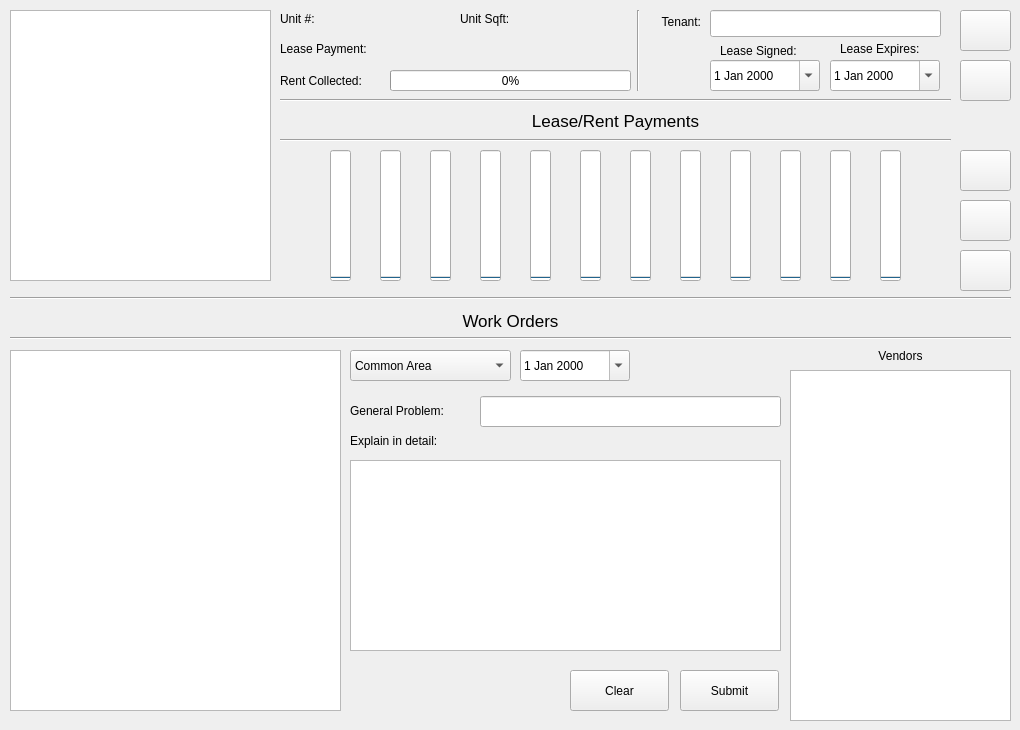
   <widget class="QWidget" name="management_tab">
    <attribute name="title">
     <string>Management</string>
    </attribute>
    <widget class="QPushButton" name="add_WO_pushButton">
     <property name="geometry">
      <rect>
       <x>960</x>
       <y>200</y>
       <width>51</width>
       <height>41</height>
      </rect>
     </property>
     <property name="toolTip">
      <string>&lt;html&gt;&lt;head/&gt;&lt;body&gt;&lt;p&gt;Add Work-Order&lt;/p&gt;&lt;/body&gt;&lt;/html&gt;</string>
     </property>
     <property name="text">
      <string/>
     </property>
     <property name="icon">
      <iconset>
       <normaloff>../../../../icons/wrench--plus.png</normaloff>../../../../icons/wrench--plus.png</iconset>
     </property>
     <property name="shortcut">
      <string/>
     </property>
    </widget>
    <widget class="Line" name="line_10">
     <property name="geometry">
      <rect>
       <x>10</x>
       <y>290</y>
       <width>1001</width>
       <height>16</height>
      </rect>
     </property>
     <property name="orientation">
      <enum>Qt::Horizontal</enum>
     </property>
    </widget>
    <widget class="QPushButton" name="remove_WO_pushButton">
     <property name="geometry">
      <rect>
       <x>960</x>
       <y>250</y>
       <width>51</width>
       <height>41</height>
      </rect>
     </property>
     <property name="toolTip">
      <string>&lt;html&gt;&lt;head/&gt;&lt;body&gt;&lt;p&gt;Remove Work-Order&lt;/p&gt;&lt;/body&gt;&lt;/html&gt;</string>
     </property>
     <property name="text">
      <string/>
     </property>
     <property name="icon">
      <iconset>
       <normaloff>../../../../icons/wrench--minus.png</normaloff>../../../../icons/wrench--minus.png</iconset>
     </property>
     <property name="shortcut">
      <string/>
     </property>
    </widget>
    <widget class="QPushButton" name="add_tenant_pushButton">
     <property name="geometry">
      <rect>
       <x>960</x>
       <y>10</y>
       <width>51</width>
       <height>41</height>
      </rect>
     </property>
     <property name="toolTip">
      <string>&lt;html&gt;&lt;head/&gt;&lt;body&gt;&lt;p&gt;Add Tenant&lt;/p&gt;&lt;/body&gt;&lt;/html&gt;</string>
     </property>
     <property name="text">
      <string/>
     </property>
     <property name="icon">
      <iconset>
       <normaloff>../../../../icons/user--plus.png</normaloff>../../../../icons/user--plus.png</iconset>
     </property>
     <property name="shortcut">
      <string/>
     </property>
    </widget>
    <widget class="QPushButton" name="remove_tenant_pushButton">
     <property name="geometry">
      <rect>
       <x>960</x>
       <y>60</y>
       <width>51</width>
       <height>41</height>
      </rect>
     </property>
     <property name="toolTip">
      <string>&lt;html&gt;&lt;head/&gt;&lt;body&gt;&lt;p&gt;Remove Tenant&lt;/p&gt;&lt;/body&gt;&lt;/html&gt;</string>
     </property>
     <property name="text">
      <string/>
     </property>
     <property name="icon">
      <iconset>
       <normaloff>../../../../icons/user--minus.png</normaloff>../../../../icons/user--minus.png</iconset>
     </property>
     <property name="shortcut">
      <string/>
     </property>
    </widget>
    <widget class="QPushButton" name="pay_bill_pushButton">
     <property name="geometry">
      <rect>
       <x>960</x>
       <y>150</y>
       <width>51</width>
       <height>41</height>
      </rect>
     </property>
     <property name="toolTip">
      <string>&lt;html&gt;&lt;head/&gt;&lt;body&gt;&lt;p&gt;Remove Work-Order&lt;/p&gt;&lt;/body&gt;&lt;/html&gt;</string>
     </property>
     <property name="text">
      <string/>
     </property>
     <property name="icon">
      <iconset>
       <normaloff>../../../../icons/cheque--arrow.png</normaloff>../../../../icons/cheque--arrow.png</iconset>
     </property>
     <property name="shortcut">
      <string/>
     </property>
    </widget>
    <widget class="QListWidget" name="units_listWidget">
     <property name="geometry">
      <rect>
       <x>10</x>
       <y>10</y>
       <width>261</width>
       <height>271</height>
      </rect>
     </property>
    </widget>
    <widget class="QLabel" name="unit_num_label">
     <property name="geometry">
      <rect>
       <x>280</x>
       <y>10</y>
       <width>61</width>
       <height>17</height>
      </rect>
     </property>
     <property name="text">
      <string>Unit #:</string>
     </property>
    </widget>
    <widget class="QLabel" name="unit_sqft_label">
     <property name="geometry">
      <rect>
       <x>460</x>
       <y>10</y>
       <width>71</width>
       <height>17</height>
      </rect>
     </property>
     <property name="text">
      <string>Unit Sqft: </string>
     </property>
    </widget>
    <widget class="QLabel" name="tenant_label">
     <property name="geometry">
      <rect>
       <x>610</x>
       <y>6</y>
       <width>91</width>
       <height>31</height>
      </rect>
     </property>
     <property name="text">
      <string>Tenant:</string>
     </property>
     <property name="alignment">
      <set>Qt::AlignRight|Qt::AlignTrailing|Qt::AlignVCenter</set>
     </property>
    </widget>
    <widget class="QLabel" name="lease_signed_label">
     <property name="geometry">
      <rect>
       <x>720</x>
       <y>40</y>
       <width>101</width>
       <height>21</height>
      </rect>
     </property>
     <property name="text">
      <string>Lease Signed:</string>
     </property>
    </widget>
    <widget class="QLabel" name="lease_expires_label">
     <property name="geometry">
      <rect>
       <x>840</x>
       <y>40</y>
       <width>101</width>
       <height>17</height>
      </rect>
     </property>
     <property name="text">
      <string>Lease Expires:</string>
     </property>
    </widget>
    <widget class="Line" name="line_11">
     <property name="geometry">
      <rect>
       <x>280</x>
       <y>90</y>
       <width>671</width>
       <height>20</height>
      </rect>
     </property>
     <property name="orientation">
      <enum>Qt::Horizontal</enum>
     </property>
    </widget>
    <widget class="Line" name="line_12">
     <property name="geometry">
      <rect>
       <x>280</x>
       <y>130</y>
       <width>671</width>
       <height>20</height>
      </rect>
     </property>
     <property name="orientation">
      <enum>Qt::Horizontal</enum>
     </property>
    </widget>
    <widget class="QLabel" name="lease_expires_label_2">
     <property name="geometry">
      <rect>
       <x>280</x>
       <y>100</y>
       <width>671</width>
       <height>41</height>
      </rect>
     </property>
     <property name="font">
      <font>
       <pointsize>13</pointsize>
      </font>
     </property>
     <property name="text">
      <string>Lease/Rent Payments</string>
     </property>
     <property name="alignment">
      <set>Qt::AlignCenter</set>
     </property>
    </widget>
    <widget class="QLabel" name="lease_expires_label_3">
     <property name="geometry">
      <rect>
       <x>10</x>
       <y>300</y>
       <width>1001</width>
       <height>41</height>
      </rect>
     </property>
     <property name="font">
      <font>
       <pointsize>13</pointsize>
      </font>
     </property>
     <property name="text">
      <string>Work Orders</string>
     </property>
     <property name="alignment">
      <set>Qt::AlignCenter</set>
     </property>
    </widget>
    <widget class="Line" name="line_13">
     <property name="geometry">
      <rect>
       <x>10</x>
       <y>330</y>
       <width>1001</width>
       <height>16</height>
      </rect>
     </property>
     <property name="orientation">
      <enum>Qt::Horizontal</enum>
     </property>
    </widget>
    <widget class="QProgressBar" name="rent_2_progressBar">
     <property name="geometry">
      <rect>
       <x>380</x>
       <y>150</y>
       <width>21</width>
       <height>131</height>
      </rect>
     </property>
     <property name="value">
      <number>0</number>
     </property>
     <property name="orientation">
      <enum>Qt::Vertical</enum>
     </property>
    </widget>
    <widget class="QProgressBar" name="ren_3_progressBar">
     <property name="geometry">
      <rect>
       <x>430</x>
       <y>150</y>
       <width>21</width>
       <height>131</height>
      </rect>
     </property>
     <property name="value">
      <number>0</number>
     </property>
     <property name="orientation">
      <enum>Qt::Vertical</enum>
     </property>
    </widget>
    <widget class="QProgressBar" name="rent_4_progressBar">
     <property name="geometry">
      <rect>
       <x>480</x>
       <y>150</y>
       <width>21</width>
       <height>131</height>
      </rect>
     </property>
     <property name="value">
      <number>0</number>
     </property>
     <property name="orientation">
      <enum>Qt::Vertical</enum>
     </property>
    </widget>
    <widget class="QProgressBar" name="rent_5_progressBar">
     <property name="geometry">
      <rect>
       <x>530</x>
       <y>150</y>
       <width>21</width>
       <height>131</height>
      </rect>
     </property>
     <property name="value">
      <number>0</number>
     </property>
     <property name="orientation">
      <enum>Qt::Vertical</enum>
     </property>
    </widget>
    <widget class="QProgressBar" name="rent_6_progressBar">
     <property name="geometry">
      <rect>
       <x>580</x>
       <y>150</y>
       <width>21</width>
       <height>131</height>
      </rect>
     </property>
     <property name="value">
      <number>0</number>
     </property>
     <property name="orientation">
      <enum>Qt::Vertical</enum>
     </property>
    </widget>
    <widget class="QProgressBar" name="rent_1_progressBar">
     <property name="geometry">
      <rect>
       <x>330</x>
       <y>150</y>
       <width>21</width>
       <height>131</height>
      </rect>
     </property>
     <property name="value">
      <number>0</number>
     </property>
     <property name="orientation">
      <enum>Qt::Vertical</enum>
     </property>
    </widget>
    <widget class="QProgressBar" name="rent_12_progressBar">
     <property name="geometry">
      <rect>
       <x>880</x>
       <y>150</y>
       <width>21</width>
       <height>131</height>
      </rect>
     </property>
     <property name="value">
      <number>0</number>
     </property>
     <property name="orientation">
      <enum>Qt::Vertical</enum>
     </property>
    </widget>
    <widget class="QProgressBar" name="rent_9_progressBar">
     <property name="geometry">
      <rect>
       <x>730</x>
       <y>150</y>
       <width>21</width>
       <height>131</height>
      </rect>
     </property>
     <property name="value">
      <number>0</number>
     </property>
     <property name="orientation">
      <enum>Qt::Vertical</enum>
     </property>
    </widget>
    <widget class="QProgressBar" name="rent_10_progressBar">
     <property name="geometry">
      <rect>
       <x>780</x>
       <y>150</y>
       <width>21</width>
       <height>131</height>
      </rect>
     </property>
     <property name="value">
      <number>0</number>
     </property>
     <property name="orientation">
      <enum>Qt::Vertical</enum>
     </property>
    </widget>
    <widget class="QProgressBar" name="rent_8_progressBar">
     <property name="geometry">
      <rect>
       <x>680</x>
       <y>150</y>
       <width>21</width>
       <height>131</height>
      </rect>
     </property>
     <property name="value">
      <number>0</number>
     </property>
     <property name="orientation">
      <enum>Qt::Vertical</enum>
     </property>
    </widget>
    <widget class="QProgressBar" name="rent_7_progressBar">
     <property name="geometry">
      <rect>
       <x>630</x>
       <y>150</y>
       <width>21</width>
       <height>131</height>
      </rect>
     </property>
     <property name="value">
      <number>0</number>
     </property>
     <property name="orientation">
      <enum>Qt::Vertical</enum>
     </property>
    </widget>
    <widget class="QProgressBar" name="rent_11_progressBar">
     <property name="geometry">
      <rect>
       <x>830</x>
       <y>150</y>
       <width>21</width>
       <height>131</height>
      </rect>
     </property>
     <property name="value">
      <number>0</number>
     </property>
     <property name="orientation">
      <enum>Qt::Vertical</enum>
     </property>
    </widget>
    <widget class="QDateEdit" name="dateEdit">
     <property name="geometry">
      <rect>
       <x>830</x>
       <y>60</y>
       <width>110</width>
       <height>31</height>
      </rect>
     </property>
     <property name="calendarPopup">
      <bool>true</bool>
     </property>
    </widget>
    <widget class="QDateEdit" name="dateEdit_2">
     <property name="geometry">
      <rect>
       <x>710</x>
       <y>60</y>
       <width>110</width>
       <height>31</height>
      </rect>
     </property>
     <property name="calendarPopup">
      <bool>true</bool>
     </property>
    </widget>
    <widget class="QLineEdit" name="lineEdit">
     <property name="geometry">
      <rect>
       <x>710</x>
       <y>10</y>
       <width>231</width>
       <height>27</height>
      </rect>
     </property>
    </widget>
    <widget class="QLabel" name="payment_label">
     <property name="geometry">
      <rect>
       <x>280</x>
       <y>40</y>
       <width>111</width>
       <height>17</height>
      </rect>
     </property>
     <property name="text">
      <string>Lease Payment:</string>
     </property>
    </widget>
    <widget class="Line" name="line_14">
     <property name="geometry">
      <rect>
       <x>630</x>
       <y>10</y>
       <width>16</width>
       <height>81</height>
      </rect>
     </property>
     <property name="orientation">
      <enum>Qt::Vertical</enum>
     </property>
    </widget>
    <widget class="QLabel" name="collected_label">
     <property name="geometry">
      <rect>
       <x>280</x>
       <y>60</y>
       <width>111</width>
       <height>41</height>
      </rect>
     </property>
     <property name="text">
      <string>Rent Collected:</string>
     </property>
    </widget>
    <widget class="QListWidget" name="workorders_listWidget">
     <property name="geometry">
      <rect>
       <x>10</x>
       <y>350</y>
       <width>331</width>
       <height>361</height>
      </rect>
     </property>
    </widget>
    <widget class="QProgressBar" name="rent_1_progressBar_3">
     <property name="geometry">
      <rect>
       <x>390</x>
       <y>70</y>
       <width>241</width>
       <height>21</height>
      </rect>
     </property>
     <property name="value">
      <number>0</number>
     </property>
     <property name="orientation">
      <enum>Qt::Horizontal</enum>
     </property>
    </widget>
    <widget class="QComboBox" name="affected_area_comboBox">
     <property name="geometry">
      <rect>
       <x>350</x>
       <y>350</y>
       <width>161</width>
       <height>31</height>
      </rect>
     </property>
     <item>
      <property name="text">
       <string>Common Area</string>
      </property>
     </item>
     <item>
      <property name="text">
       <string>Air Conditioning</string>
      </property>
     </item>
     <item>
      <property name="text">
       <string>Plumbing</string>
      </property>
     </item>
     <item>
      <property name="text">
       <string>Keys</string>
      </property>
     </item>
     <item>
      <property name="text">
       <string>Exterior</string>
      </property>
     </item>
     <item>
      <property name="text">
       <string>Electrical</string>
      </property>
     </item>
     <item>
      <property name="text">
       <string>Janitorial</string>
      </property>
     </item>
     <item>
      <property name="text">
       <string>Elevators</string>
      </property>
     </item>
     <item>
      <property name="text">
       <string>Lights</string>
      </property>
     </item>
     <item>
      <property name="text">
       <string>Other</string>
      </property>
     </item>
    </widget>
    <widget class="QDateEdit" name="date_noted_dateEdit">
     <property name="geometry">
      <rect>
       <x>520</x>
       <y>350</y>
       <width>110</width>
       <height>31</height>
      </rect>
     </property>
     <property name="calendarPopup">
      <bool>true</bool>
     </property>
    </widget>
    <widget class="QLabel" name="problem_label">
     <property name="geometry">
      <rect>
       <x>350</x>
       <y>390</y>
       <width>121</width>
       <height>41</height>
      </rect>
     </property>
     <property name="text">
      <string>General Problem:</string>
     </property>
    </widget>
    <widget class="QLineEdit" name="problem_lineEdit">
     <property name="geometry">
      <rect>
       <x>480</x>
       <y>396</y>
       <width>301</width>
       <height>31</height>
      </rect>
     </property>
    </widget>
    <widget class="QTextEdit" name="detail_textEdit">
     <property name="geometry">
      <rect>
       <x>350</x>
       <y>460</y>
       <width>431</width>
       <height>191</height>
      </rect>
     </property>
    </widget>
    <widget class="QLabel" name="detail_label">
     <property name="geometry">
      <rect>
       <x>350</x>
       <y>420</y>
       <width>121</width>
       <height>41</height>
      </rect>
     </property>
     <property name="text">
      <string>Explain in detail:</string>
     </property>
    </widget>
    <widget class="QListWidget" name="vendors_listWidget">
     <property name="geometry">
      <rect>
       <x>790</x>
       <y>370</y>
       <width>221</width>
       <height>351</height>
      </rect>
     </property>
    </widget>
    <widget class="QLabel" name="vendors_label">
     <property name="geometry">
      <rect>
       <x>800</x>
       <y>340</y>
       <width>201</width>
       <height>31</height>
      </rect>
     </property>
     <property name="text">
      <string>Vendors</string>
     </property>
     <property name="alignment">
      <set>Qt::AlignCenter</set>
     </property>
    </widget>
    <widget class="QPushButton" name="submit_pushButton">
     <property name="geometry">
      <rect>
       <x>680</x>
       <y>670</y>
       <width>99</width>
       <height>41</height>
      </rect>
     </property>
     <property name="text">
      <string>Submit</string>
     </property>
    </widget>
    <widget class="QPushButton" name="clear_pushButton">
     <property name="geometry">
      <rect>
       <x>570</x>
       <y>670</y>
       <width>99</width>
       <height>41</height>
      </rect>
     </property>
     <property name="text">
      <string>Clear</string>
     </property>
    </widget>
   </widget>
